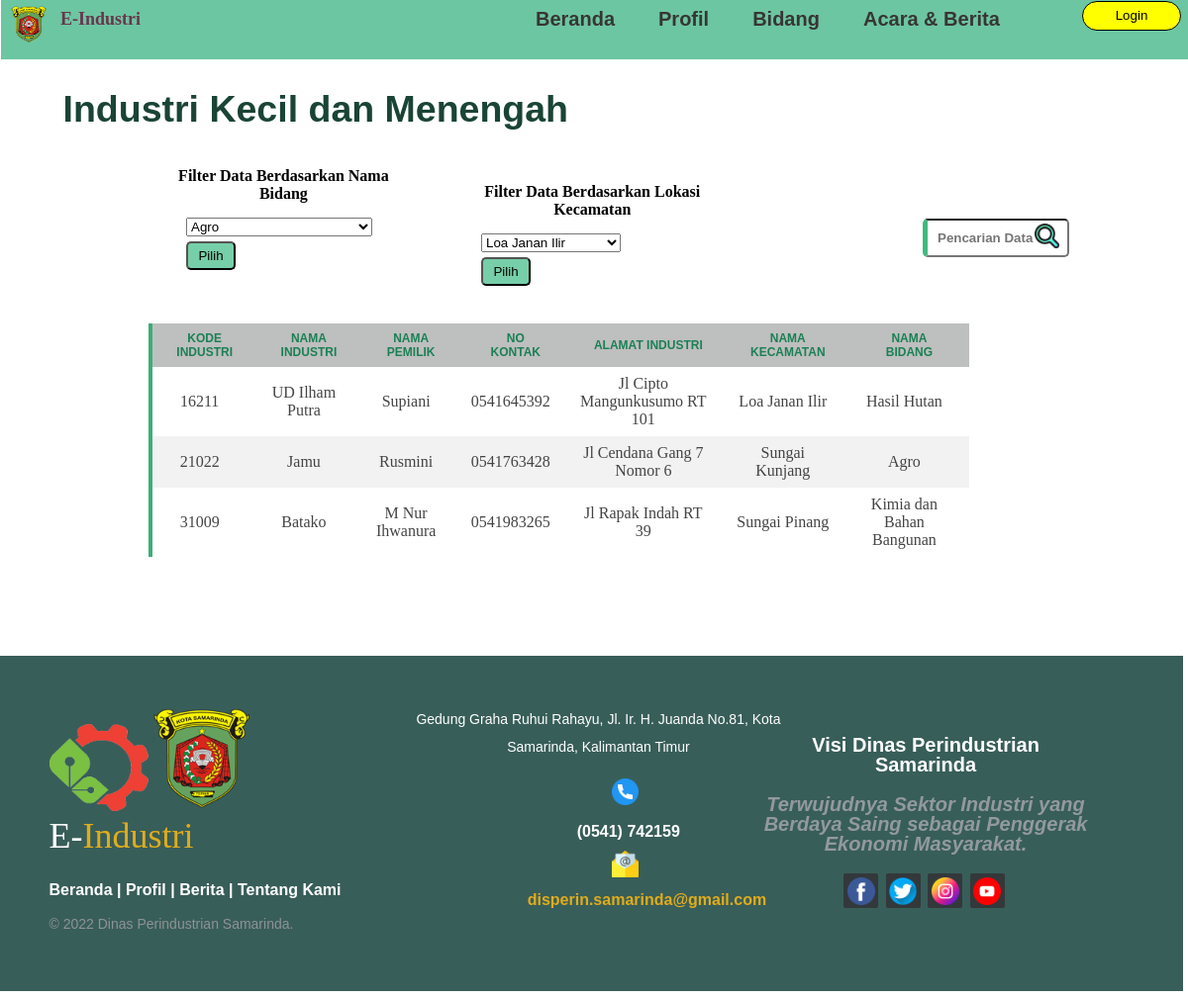
/list-ikm.php, run on the app's committed database.
### tables this page shows
CREATE TABLE `ikm` (
  `kode_industri` int(11) NOT NULL,
  `nama_industri` varchar(30) NOT NULL,
  `nama_pemilik` varchar(30) NOT NULL,
  `kontak` varchar(30) NOT NULL,
  `alamat_industri` text NOT NULL,
  `kode_kecamatan` int(11) NOT NULL,
  `kode_bidang` int(11) NOT NULL
);

CREATE TABLE `kecamatan` (
  `kode_kecamatan` int(11) NOT NULL,
  `nama_kecamatan` varchar(30) NOT NULL
);

CREATE TABLE `bidang_ikm` (
  `kode_bidang` int(11) NOT NULL,
  `nama_bidang` varchar(30) NOT NULL
);

### list-ikm.php (the view, shortened to what this page needs)
<?php
include 'konek.php';
$query = "SELECT ikm.*, bidang_ikm.nama_bidang, kecamatan.nama_kecamatan FROM `ikm`, bidang_ikm, kecamatan WHERE bidang_ikm.kode_bidang = ikm.kode_bidang AND kecamatan.kode_kecamatan = ikm.kode_kecamatan";
$exc = $konek->query($query);
?>
<!DOCTYPE html>
<html>
<head>
    <link href="css/index-data.css" rel="stylesheet" type="text/css" />
</head>
<body>
     <div class="topbar">
        <div class="judul">
            <li class="logo"><img src="image/dinas_kaltim.png" alt="" style="width: 12%;"></li>
            <ul class="app">E-Industri</ul>
            <ul class="navbar">
                <li><a href="index.php">Beranda</a></li>
                <li><a href="profil-web.php">Profil</a></li>
                <li class="dropdown" style="border-bottom: 0px;"><a href="">Bidang</a>
                    </li>
                <li class="margin-top: -35px;margin-left: 200px;"><a href="acara.php">Acara & Berita</a></li>
            </ul>
        </div>
        <div class="logo-login">
            <a href="login.php">
                <button type="submit" class="login">
                    <p>Login</p>
                </button>
            </a>
        </div>
    </div>
    <div class="title-data">
        <h2>Industri Kecil dan Menengah</h2>
    </div>
    <div class="data">
		<form method="post" action="">
            <input style="float:right; font-weight:700; width: 25%; text-decoration: none; padding: 10px 10px; border-radius: 5px; border-left: 5px solid rgb(63, 186, 127); margin-top: 50px; margin-right: -380px;" type="text" name="keyword" placeholder="Pencarian Data" autocomplete="off">
			<img src="image/search.png" alt="" style="float: right; width: 25px; margin-right: -370px; display:block; margin-top: 55px;">
        </form>
	</div>
	<div class="data" style="margin-left: 160px;margin-top: -50px;  width: 20%; padding: 10px; ">
			<h4 style="margin-top: 10px; margin-bottom: 15px;text-align:center">Filter Data Berdasarkan Nama Bidang</h4>
			<form action="<?php echo $_SERVER["PHP_SELF"];?>" method="get" style="margin-left: 10px; ">
			<select name="nama_bidang" id="">
				<?php
					$sql = mysqli_query($konek, "SELECT * FROM bidang_ikm GROUP BY nama_bidang");
					while ($data = mysqli_fetch_array($sql)) :
				?>
				<option value="<?=$data['nama_bidang']?>" ><?=$data['nama_bidang'] ?></option>
				<br>
				<?php endwhile ?>
			</select>
			<br>
				<input type="submit" name="pilih" value="Pilih" style="margin-top: 5px; width: 50px; background-color: #76cfa8; border-radius: 5px; padding: 5px">
			</form>
		</div>
		<div class="data" style="margin-left: 460px; margin-top: -115px; width: 22%; padding: 8px;">
			<h4 style="margin-top: -1px; margin-bottom: 15px; text-align:center">Filter Data Berdasarkan Lokasi Kecamatan</h4>
			<form action="<?php echo $_SERVER["PHP_SELF"];?>" method="get" style="margin-left: 10px; ">
			<select name="nama_kecamatan" id="">
				<?php
					$sql = mysqli_query($konek, "SELECT * FROM kecamatan GROUP BY nama_kecamatan");
					while ($data = mysqli_fetch_array($sql)) :
				?>
				<option value="<?=$data['nama_kecamatan']?>" ><?=$data['nama_kecamatan'] ?></option>
				<br>
				<?php endwhile ?>
			</select>
			<br>
				<input type="submit" name="submit" value="Pilih" style="margin-top: 5px; width: 50px; background-color: #76cfa8; border-radius: 5px; padding: 5px">
			</form>
		</div>
        <div class="tabel-content" style="margin-top: -30px;">
			<table cellpadding="0" cellspacing="0" style="width: 70%;margin-left: 12%;text-align: center">
				<tbody style="text-align: center;font-size: 12px;">
					<tr>
						<th>Kode Industri</th>
						<th>Nama Industri</th>
                        <th>Nama Pemilik</th>
                        <th>No Kontak</th>
                        <th>Alamat Industri</th>
						<th>Nama Kecamatan</th>
                        <th>Nama Bidang</th>
					</tr>
				<tbody style="font-size: 16px;">
					<?php foreach ($exc as $row): ?>
					<tr>
						<td style="padding-left: 10px;"><?= $row['kode_industri'] ?></td>
						<td style="padding-left: 10px;"><?= $row['nama_industri'] ?></td>
                        <td style="padding-left: 10px;"><?= $row['nama_pemilik'] ?></td>
                        <td style="padding-left: 10px;"><?= $row['kontak'] ?></td>
                        <td style="padding-left: 10px;"><?= $row['alamat_industri'] ?></td>
						<td style="padding-left: 10px;"><?= $row['nama_kecamatan'] ?></td>
                        <td style="padding-left: 10px;"><?= $row['nama_bidang'] ?></td>
					</tr>
					<?php endforeach ?>
				</tbody>
			</table>
		</div>
    <div class="footer-distributed" style="margin-top: 100px">
        <div class="footer-left">
            <img src="image/kementrian perindustrian indonesia.png" style="width: 100px;">
            <img src="image/dinas_kaltim.png" style="width: 100px;">
				<h3>E-<span>Industri</span></h3>
				<p class="footer-links">
					<a href="#">Beranda</a>
					|
					<a href="#">Profil</a>
					|
					<a href="#">Berita</a>
					|
					<a href="#">Tentang Kami</a>
				</p>
				<p class="footer-company-name">© 2022 Dinas Perindustrian Samarinda.</p>
			</div>
			<div class="footer-center">
				<div>
					  <p><span>Gedung Graha Ruhui Rahayu, Jl. Ir. H. Juanda No.81, Kota Samarinda, Kalimantan Timur</p>
				</div>
				<div>
					<i class="fa fa-phone"><img src="image/phone-call.png" alt="" style="margin-top: 10px; margin-left: 220px; width: 7%;"></i>
				</div>
                <p style="margin-top: -20px; margin-left: 200px;">(0541) 742159</p>
				<div>
					<i class="fa fa-envelope"><img src="image/email.png" alt="" style="margin-top: 10px; margin-left: 220px; width: 7%;" ></i>
				</div>
                <p style="margin-left: 150px;"><a href="mailto:disperin.samarinda@gmail.com?subject=Ini%20adalah%20judul%20email%20default&body=Hai%20nama%20saya%20">disperin.samarinda@gmail.com</a></p>
			</div>
			<div class="footer-right">
				<p class="footer-company-about" style="text-align: center;">
					<span>Visi Dinas Perindustrian Samarinda</span>
					Terwujudnya Sektor Industri yang Berdaya Saing sebagai Penggerak Ekonomi Masyarakat.</p>
				<div class="footer-icons" align="middle">
					<a class="social-media-icon" href="#"><i class="fab fa-facebook"><img src="image/facebook.png" style="width: 80%;"></i></a>
					<a class="social-media-icon" href="#"><i class="fa fa-twitter"><img src="image/twitter.png" style="width: 80%;"></i></a>
					<a class="social-media-icon" href="#"><i class="fa fa-instagram"><img src="image/instagram.png" style="width: 80%;"></i></a>
					<a class="social-media-icon" href="#"><i class="fa fa-youtube"><img src="image/youtube.png" style="width: 80%;"></i></a>
				</div>
			</div>
        </div>
</body>
</html>

### css/index-data.css (style rules this page uses)
*, *:before, *:after { box-sizing: border-box; }
.topbar { position:fixed; width: 101%; background-color: #6cc6a2; height: 60px; margin-left: -7px; margin-right: 10px; margin-top: -50px; }
.logo { width: 25%; display: block; margin-left: 10px; margin-top: 5px; }
.app { margin-top: -45px; margin-left: 20px; color: #6a354d; font-weight: bolder; font-size: large; font-family:Cambria, Cochin, Georgia, Times, 'Times New Roman', serif; }
.judul { background-color:white(44, 44, 44); color: Black; }
.navbar { margin-left: 500px; margin-bottom: -20px; margin-top: -45px; padding: 0px; }
.judul img { width: 70px; display: block; margin-bottom: 10px; }
.judul ul li { margin-left: 30px; display:inline-block; font-size: 20px; margin-top: 5px; }
.judul a { color:rgb(56, 53, 53); text-decoration:none; transition: .3s; font-weight: 900; font-family:'Lucida Sans', 'Lucida Sans Regular', 'Lucida Grande', 'Lucida Sans Unicode', Geneva, Verdana, sans-serif; margin-top: 10px; margin-left: 10px; }
.logo-login { width: 100px; display: block; float: right; height: 5px; margin-top: -10px; margin-right: 20px; }
.logo-login p { margin-top: 5px; }
.login { float: right; outline: 0; width : 100px; background-color: yellow; height: 30px; border-radius: 25px; border: 1.5px solid black; transition: .5s; }
.data { margin-top: 100px; margin-bottom: 10px; text-align: left; width: 50%; margin-left: 100px; }
.title-data { font-size: 25px; padding: 8px 20px; margin-left: 3%; margin-top: 50px; margin-bottom: -100px; text-align: left; font-weight: bolder; font-family:'Gill Sans', 'Gill Sans MT', Calibri, 'Trebuchet MS', sans-serif; color: rgb(26, 68, 53); }
.tabel-content { margin-top: 40px; }
.tabel-content table { color: #444; border-collapse:separate; width: 40%; border-left: 4px solid rgb(61, 174, 119); }
.tabel-content tr th { background: #bebfbf; color: rgb(27, 128, 84); font-weight: bolder; font-family:Verdana, Geneva, Tahoma, sans-serif; text-transform: uppercase; }
.tabel-content th, td { padding: 8px 20px; text-align: center; }
.tabel-content tr:nth-child(even) { background-color: #f2f2f2; }
.footer-distributed { background-color: #385e59; box-sizing: border-box; width: 101%; text-align: left; font: bold 16px sans-serif; padding: 50px 50px 60px 50px; margin-top: -200px; margin-left: -8.5px; }
.footer-distributed .footer-left, .footer-distributed .footer-center, .footer-distributed .footer-right { display: inline-block; vertical-align: top; }
.footer-distributed .footer-left { width: 30%; }
.footer-distributed h3 { color: #ffffff; font: normal 36px 'Cookie', cursive; margin: 0; }
.footer-distributed .footer-left img { width: 30%; }
.footer-distributed h3 span { color: #e0ac1c; }
.footer-distributed .footer-links { color: #ffffff; margin: 20px 0 12px; }
.footer-distributed .footer-links a { display:inline-block; line-height: 1.8; text-decoration: none; color: inherit; }
.footer-distributed .footer-company-name { color: #8f9296; font-size: 14px; font-weight: normal; margin: 0; }
.footer-distributed .footer-center { width: 35%; }
.footer-distributed .footer-center i { color: #ffffff; font-size: 10px; width: 15px; height: 315px; border-radius: 50%; text-align: center; line-height: 42px; margin: 10px 15px; vertical-align: middle; }
.footer-distributed .footer-center img { width: 30px; margin-top: 20px; }
.footer-distributed .footer-center i.fa-envelope { font-size: 17px; line-height: 38px; color: blanchedalmond; }
.footer-distributed .footer-center p { display: inline-block; color: #ffffff; text-align: center; margin:0; }
.footer-distributed .footer-center p span { display:block; font-weight: normal; font-size:14px; line-height:2; }
.footer-distributed .footer-center p a { color: #e0ac1c; text-decoration: none;; }
.footer-distributed .footer-right { width: 30%; }
.footer-distributed .footer-company-about { line-height: 20px; color: #92999f; font-size: 20px; font-style: italic; margin: 0; margin-top: 30px; }
.footer-distributed .footer-company-about span { display: block; color: #ffffff; font-size: 20px; font-weight: bold; font-style: normal; margin-bottom: 20px; text-align: center; }
.footer-distributed .footer-icons { margin-top: 20px; align-content: center; }
.footer-distributed .footer-icons a { display: inline-block; width: 35px; height: 35px; cursor: pointer; background-color: #33383b; border-radius: 2px; font-size: 50px; color: #ffffff; text-align: center; line-height: 30px; margin-right: 3px; margin-bottom: 1px; }

### data on the page
ikm: kode_industri "16211", nama_industri "UD Ilham Putra", nama_pemilik "Supiani", kontak "0541645392", alamat_industri "Jl Cipto Mangunkusumo RT 101", kode_kecamatan.nama_kecamatan "Loa Janan Ilir", kode_bidang.nama_bidang "Hasil Hutan"
ikm: kode_industri "21022", nama_industri "Jamu", nama_pemilik "Rusmini", kontak "0541763428", alamat_industri "Jl Cendana Gang 7 Nomor 6", kode_kecamatan.nama_kecamatan "Sungai Kunjang", kode_bidang.nama_bidang "Agro"
ikm: kode_industri "31009", nama_industri "Batako", nama_pemilik "M Nur Ihwanura", kontak "0541983265", alamat_industri "Jl Rapak Indah RT 39", kode_kecamatan.nama_kecamatan "Sungai Pinang", kode_bidang.nama_bidang "Kimia dan Bahan Bangunan"

### other printed values
form field nama_bidang "Agro"
form field nama_kecamatan "Loa Janan Ilir"
